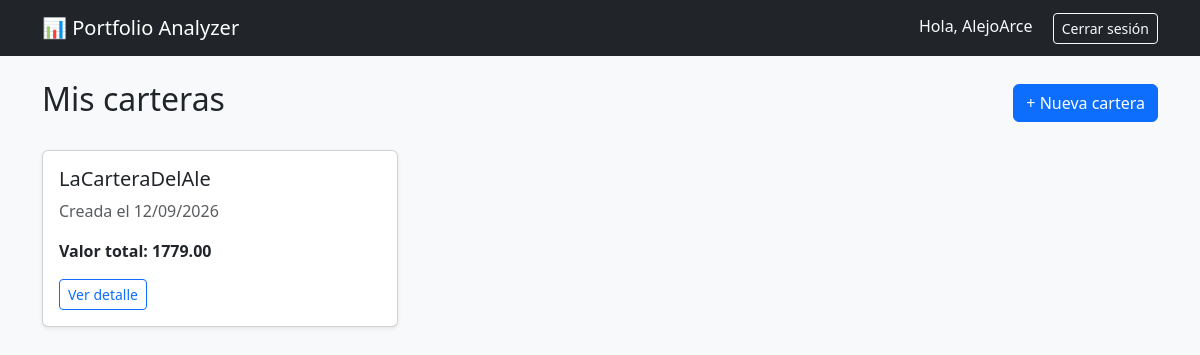
Screenshot of / (signed in) with the database file from the repository.
### portfolio/models.py (models this page shows, shortened)
class Cartera(models.Model):
    propietario = models.ForeignKey(Perfil, on_delete=models.CASCADE, related_name="carteras")
    nombre = models.CharField(max_length=100)
    fecha_creacion = models.DateTimeField(auto_now_add=True)
    def valor_total(self):
        total = 0
        for activo in self.activorentavariable_set.all():
            total += activo.calcular_valor()
        for activo in self.activorentafija_set.all():
            total += activo.calcular_valor()
        return total

class Activo(models.Model):
    cartera = models.ForeignKey(Cartera, on_delete=models.CASCADE, related_name="%(class)s_set")
    ticker = models.CharField(max_length=20)
    cantidad = models.FloatField(validators=[MinValueValidator(0.01)])
    precio = models.FloatField(validators=[MinValueValidator(0.01)])
    moneda = models.CharField(max_length=3, choices=MONEDA_CHOICES)
    class Meta:
        abstract = True
    def calcular_valor(self):
        return self.cantidad * self.precio

class ActivoRentaVariable(Activo):
    """Equivalente a ActivoRentaVariable del proyecto de POO."""

class ActivoRentaFija(Activo):
    def calcular_valor(self):
        return (self.precio * self.cantidad) / 100

### portfolio/views.py (the view)
# urls.py: path("", views.dashboard, name="dashboard"),
@login_required
def dashboard(request):
    perfil, _ = Perfil.objects.get_or_create(usuario=request.user)
    carteras = perfil.carteras.all()
    return render(request, "portfolio/dashboard.html", {"carteras": carteras})

### templates/portfolio/dashboard.html
{% extends "base.html" %}
{% block content %}
<div class="d-flex justify-content-between align-items-center mb-4">
    <h2>Mis carteras</h2>
    <a href="{% url 'crear_cartera' %}" class="btn btn-primary">+ Nueva cartera</a>
</div>
{% if carteras %}
    <div class="row">
        {% for cartera in carteras %}
            <div class="col-md-4 mb-3">
                <div class="card shadow-sm">
                    <div class="card-body">
                        <h5 class="card-title">{{ cartera.nombre }}</h5>
                        <p class="card-text text-muted">Creada el {{ cartera.fecha_creacion|date:"d/m/Y" }}</p>
                        <p class="card-text"><strong>Valor total: {{ cartera.valor_total|floatformat:2 }}</strong></p>
                        <a href="{% url 'detalle_cartera' cartera.id %}" class="btn btn-outline-primary btn-sm">Ver detalle</a>
                    </div>
                </div>
            </div>
        {% endfor %}
    </div>
{% else %}
    <p class="text-muted">Todavía no tenés carteras cargadas. Creá la primera con el botón de arriba.</p>
{% endif %}
{% endblock %}

### templates/base.html (shortened to what this page needs)
<!DOCTYPE html>
<html lang="es">
<head>
    <link href="https://cdn.jsdelivr.net/npm/bootstrap@5.3.0/dist/css/bootstrap.min.css" rel="stylesheet">
</head>
<body class="bg-light">
    <nav class="navbar navbar-dark bg-dark mb-4">
        <div class="container">
            <a class="navbar-brand" href="{% url 'dashboard' %}">📊 Portfolio Analyzer</a>
            <div>
                {% if user.is_authenticated %}
                    <span class="text-light me-3">Hola, {{ user.username }}</span>
                    <form method="post" action="{% url 'logout' %}" class="d-inline">
                        <button type="submit" class="btn btn-outline-light btn-sm">Cerrar sesión</button>
                    </form>
                {% else %}
                    <a href="{% url 'login' %}" class="btn btn-outline-light btn-sm me-2">Ingresar</a>
                    <a href="{% url 'registro' %}" class="btn btn-light btn-sm">Registrarme</a>
                {% endif %}
            </div>
        </div>
    </nav>
    <div class="container">
        {% block content %}
        {% endblock %}
    </div>
</body>
</html>

### rows the page displays
Cartera: nombre "LaCarteraDelAle", fecha_creacion "12/09/2026", valor_total "1779.00"

### other values shown
{{ user.username }} "AlejoArce"
